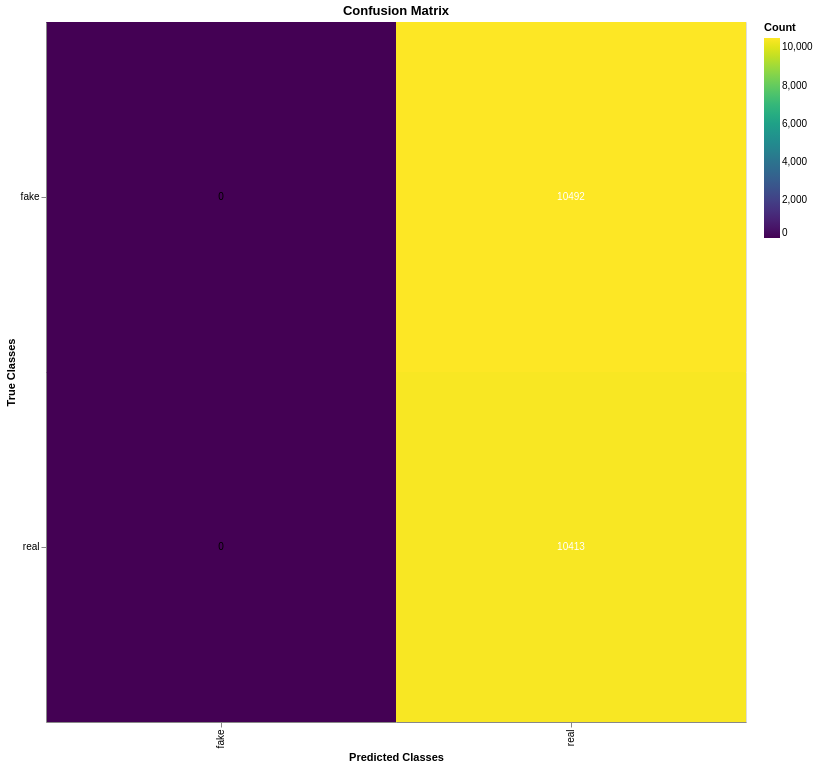

Notebook code cell kept with this figure:
### Code cell
classes = ['fake', 'real']

cm = confusion_matrix(all_labels, all_preds, labels=range(2))

cm_df = pd.DataFrame(cm, columns=classes, index=classes)

# Reshape the confusion matrix DataFrame for Altair
cm_melted = cm_df.reset_index().melt(id_vars='index', var_name='Predicted', value_name='Count')
cm_melted = cm_melted.rename(columns={'index': 'True'})

# Adjust the tooltip to handle 23 classes clearly
tooltip_info = ['True:N', 'Predicted:N', 'Count:Q']

# Create confusion matrix heatmap using Altair with adaptive size
confusion_matrix_chart = alt.Chart(cm_melted).mark_rect().encode(
    x=alt.X('Predicted:N', title='Predicted Classes', sort=classes),
    y=alt.Y('True:N', title='True Classes', sort=classes),
    color=alt.Color('Count:Q', scale=alt.Scale(scheme='viridis')),
    tooltip=tooltip_info
).properties(
    title='Confusion Matrix',
    width=700,  # Adjust width for 23 classes
    height=700  # Adjust height for 23 classes
)

# Add annotations inside the heatmap
text_annotations = alt.Chart(cm_melted).mark_text(size=10).encode(
    x='Predicted:N',
    y='True:N',
    text=alt.Text('Count:Q', format='.0f'),  # Format counts as integers
    color=alt.condition(
        alt.datum.Count > 0,  # If Count > 0, use contrasting text color
        alt.value('white'), 
        alt.value('black')
    )
)

# Combine the heatmap and annotations
final_chart = confusion_matrix_chart + text_annotations

final_chart.save('/kaggle/confusion_matrix_dinoV2.html')

# Show the chart
final_chart.show()

### Figure 1 — Vega-Lite specification as saved in the notebook (floating-point values rounded to 4 significant figures)
{"config": {"view": {"continuousWidth": 300, "continuousHeight": 300}}, "layer": [{"mark": {"type": "rect"}, "encoding": {"color": {"field": "Count", "scale": {"scheme": "viridis"}, "type": "quantitative"}, "tooltip": [{"field": "True", "type": "nominal"}, {"field": "Predicted", "type": "nominal"}, {"field": "Count", "type": "quantitative"}], "x": {"field": "Predicted", "sort": ["fake", "real"], "title": "Predicted Classes", "type": "nominal"}, "y": {"field": "True", "sort": ["fake", "real"], "title": "True Classes", "type": "nominal"}}, "title": "Confusion Matrix"}, {"mark": {"type": "text", "size": 10}, "encoding": {"color": {"condition": {"test": "(datum.Count > 0)", "value": "white"}, "value": "black"}, "text": {"field": "Count", "format": ".0f", "type": "quantitative"}, "x": {"field": "Predicted", "type": "nominal"}, "y": {"field": "True", "type": "nominal"}}}], "data": {"name": "data-0714eb4665416a6053044575530ee831"}, "height": 700, "width": 700, "$schema": "https://vega.github.io/schema/vega-lite/v5.20.1.json", "datasets": {"data-0714eb4665416a6053044575530ee831": [{"True": "fake", "Predicted": "fake", "Count": 0}, {"True": "real", "Predicted": "fake", "Count": 0}, {"True": "fake", "Predicted": "real", "Count": 10492}, {"True": "real", "Predicted": "real", "Count": 10413}]}}
